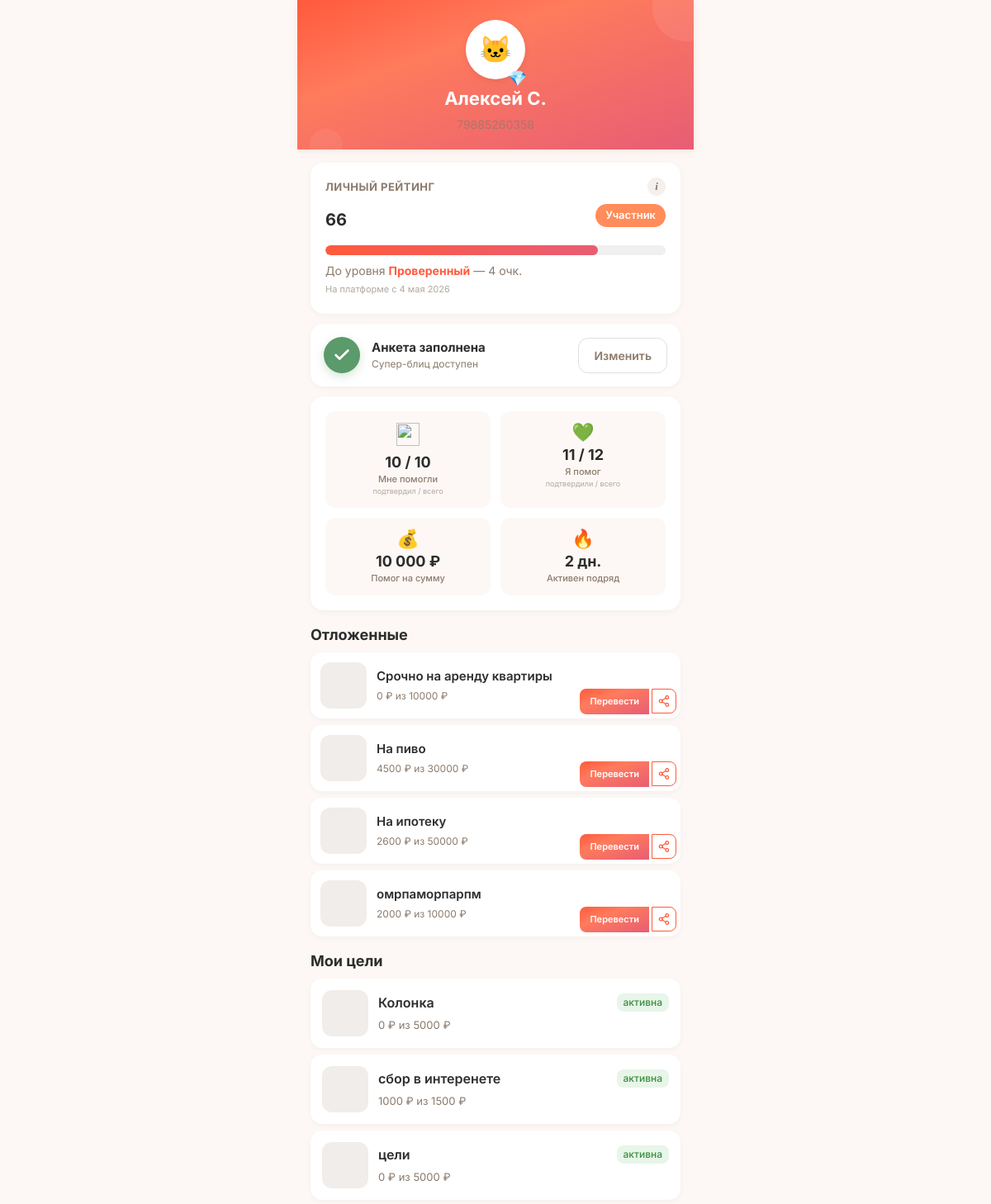
The page /profile (signed in, upper part) on the database as committed earlier.
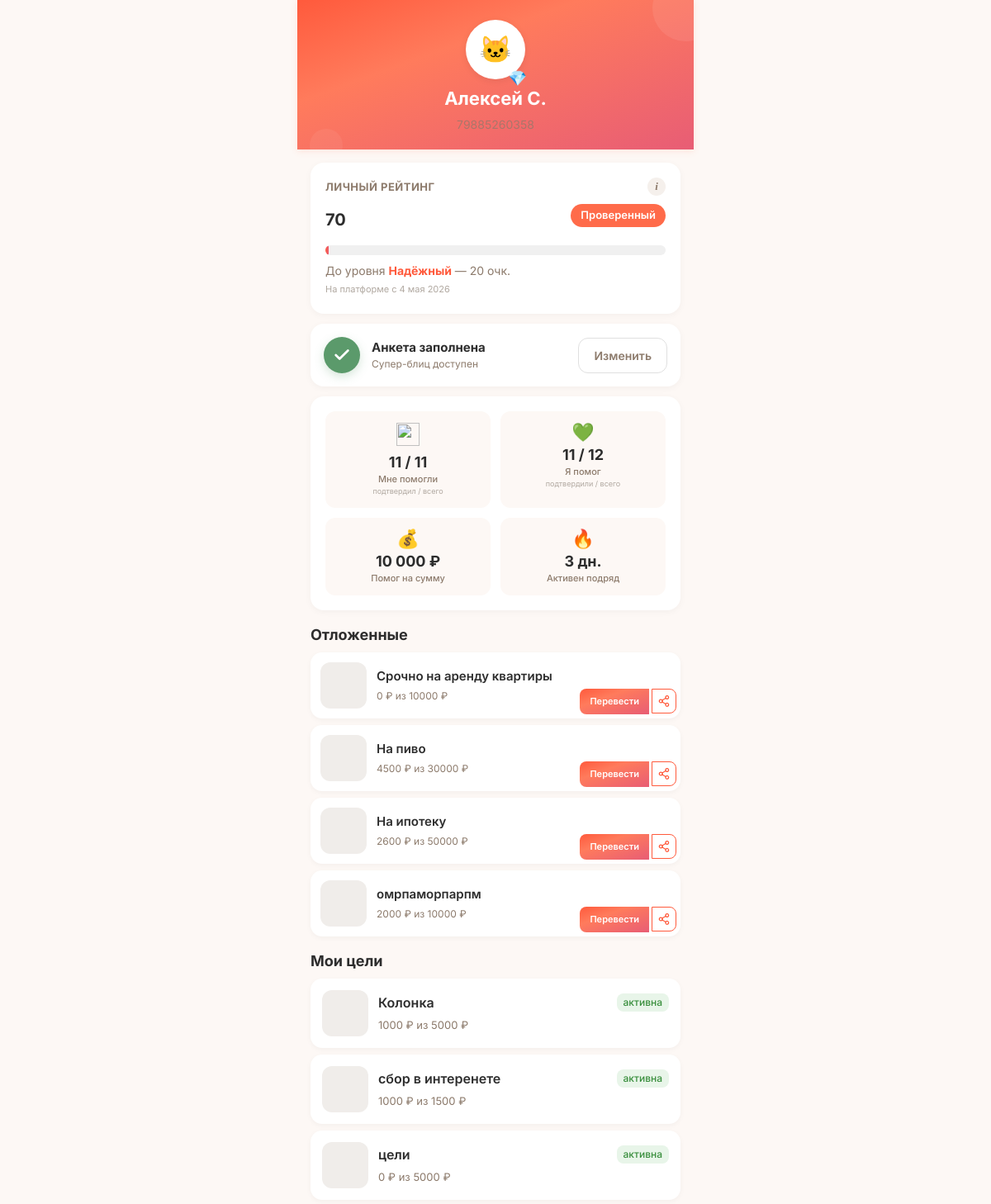
The same page on the database as committed later.
### tables this page shows
CREATE TABLE users (
            id INTEGER PRIMARY KEY AUTOINCREMENT,
            phone TEXT UNIQUE NOT NULL,
            password_hash TEXT NOT NULL,
            email TEXT NULL,
            name TEXT NULL,
            avatar_url TEXT NULL,
            max_id TEXT NULL,
            vk_id TEXT NULL,
            fcm_token TEXT NULL,
            onboarding_passed INTEGER DEFAULT 0,
            rating REAL DEFAULT 0.0,
            rating_level TEXT DEFAULT 'novice',
            confirmations_total INTEGER DEFAULT 0,
            confirmations_approved INTEGER DEFAULT 0,
            confirmations_ignored INTEGER DEFAULT 0,
            donation_streak INTEGER DEFAULT 0,
            goals_helped_close INTEGER DEFAULT 0,
            total_helped_amount REAL DEFAULT 0.00,
            priority_days INTEGER DEFAULT 0,
            circles_of_care INTEGER DEFAULT 0,
            interest_weights TEXT DEFAULT NULL,
            eternal_donation_config TEXT DEFAULT NULL,
            yellow_card_until TEXT NULL,
            is_banned INTEGER DEFAULT 0,
            created_at TEXT DEFAULT (datetime('now'))
        , xp INTEGER DEFAULT 0, xp_level TEXT DEFAULT 'novice', streak_days INTEGER DEFAULT 0, last_action_date TEXT, ip_registered TEXT, author_badge TEXT, trust_score INTEGER DEFAULT 50, trust_level TEXT DEFAULT 'guest', is_admin INTEGER DEFAULT 0, profile_completed INTEGER DEFAULT 0, identity_verified INTEGER DEFAULT 0, city TEXT, region_code TEXT, region_name TEXT, birth_date TEXT, onboarding_step INTEGER DEFAULT 0, identity_verified_at TEXT, identity_doc_path TEXT, identity_selfie_path TEXT);

CREATE TABLE "goals" (
        id INTEGER PRIMARY KEY AUTOINCREMENT,
        user_id INTEGER NOT NULL,
        type TEXT NOT NULL CHECK(type IN ('super_blitz','blitz','serious','urgent','group')),
        title TEXT NOT NULL,
        description TEXT NULL,
        photo_url TEXT NULL,
        amount_goal REAL NOT NULL,
        amount_collected REAL DEFAULT 0.00,
        ends_at TEXT NULL,
        status TEXT DEFAULT 'draft' CHECK(status IN ('draft','active','frozen','completed','failed','lightning_failed','hidden')),
        trial_ends_at TEXT NULL,
        subscription_active_until TEXT NULL,
        last_boosted_at TEXT NULL,
        is_lightning INTEGER DEFAULT 0,
        lightning_started_at TEXT NULL,
        moderation_status TEXT DEFAULT 'pending',
        completion_type TEXT DEFAULT 'organic',
        is_seed INTEGER DEFAULT 0,
        views_count INTEGER DEFAULT 0,
        views_24h INTEGER DEFAULT 0,
        donations_count INTEGER DEFAULT 0,
        donations_24h INTEGER DEFAULT 0,
        created_at TEXT DEFAULT (datetime('now')), photos TEXT, moderation_comment TEXT, moderated_at TEXT, moderated_by INTEGER, resubmission_count INTEGER DEFAULT 0, is_resubmission INTEGER DEFAULT 0, rejection_categories TEXT,
        FOREIGN KEY (user_id) REFERENCES users(id)
    );

### main.py (the view, shortened to what this page needs)
@app.route('/profile')
@login_required
def profile():
    user = get_current_user()
    db = get_db()
    goals = db.execute("SELECT * FROM goals WHERE user_id = ? ORDER BY created_at DESC", (user['id'],)).fetchall()
    received_total = db.execute(
        "SELECT COUNT(*) FROM donations WHERE goal_id IN (SELECT id FROM goals WHERE user_id = ?) AND donor_id IS NOT NULL",
        (user['id'],)
    ).fetchone()[0]
    received_approved = db.execute(
        "SELECT COUNT(*) FROM donations WHERE goal_id IN (SELECT id FROM goals WHERE user_id = ?) AND donor_id IS NOT NULL AND status IN ('recipient_confirmed','completed')",
        (user['id'],)
    ).fetchone()[0]
    sent_total = db.execute(
        "SELECT COUNT(*) FROM donations WHERE donor_id = ?",
        (user['id'],)
    ).fetchone()[0]
    sent_approved = db.execute(
        "SELECT COUNT(*) FROM donations WHERE donor_id = ? AND status IN ('recipient_confirmed','completed')",
        (user['id'],)
    ).fetchone()[0]
    ignored = db.execute(
        "SELECT d.amount_reported, d.donor_confirmed_at, u.phone as donor_phone FROM donations d LEFT JOIN users u ON d.donor_id = u.id WHERE d.goal_id IN (SELECT id FROM goals WHERE user_id = ?) AND d.status = 'donor_confirmed' AND datetime(d.donor_confirmed_at) <= datetime('now', '-24 hours') ORDER BY d.donor_confirmed_at DESC LIMIT 10",
        (user['id'],)
    ).fetchall()
    months = ['января','февраля','марта','апреля','мая','июня','июля','августа','сентября','октября','ноября','декабря']
    ignored_list = []
    liked_goals = db.execute("""
        SELECT g.*, u.name as author_name, u.xp_level as author_level
        FROM likes l
        JOIN goals g ON l.goal_id = g.id
        JOIN users u ON g.user_id = u.id
        WHERE l.user_id = ?
        ORDER BY l.created_at DESC
    """, (user['id'],)).fetchall()
    pass
    return render_template('profile.html',
        user=user,
        goals=goals,
        received_total=received_total,
        received_approved=received_approved,
        sent_total=sent_total,
        sent_approved=sent_approved,
        ignored_donations=ignored_list,
        liked_goals=liked_goals)

### main.py (called while the page is built)
def get_current_user():
    if 'user_id' in session:
        db = get_db()
        try:
            user = db.execute("SELECT * FROM users WHERE id = ?", (session['user_id'],)).fetchone()
            return user
        except:
            return None
    return None

def login_required(f):
    @wraps(f)
    def wrap(*args, **kwargs):
        if 'user_id' not in session:
            flash('Сначала войдите в аккаунт.', 'warning')
            return redirect(url_for('login'))
        return f(*args, **kwargs)
    return wrap

def level_emoji(level_key):
    return LEVEL_EMOJI.get(level_key, '🌱')

def format_date(date_str):
    if not date_str:
        return ''
    try:
        parts = date_str[:10].split('-')
        return f"{int(parts[2])} {MONTHS[int(parts[1])-1]} {parts[0]}"
    except:
        return date_str[:10]

### models.py (called while the page is built)
def _create_connection():
    conn = sqlite3.connect(DATABASE, timeout=30)
    conn.row_factory = sqlite3.Row
    conn.execute("PRAGMA journal_mode=WAL")
    conn.execute("PRAGMA synchronous=NORMAL")
    conn.execute("PRAGMA busy_timeout=30000")
    conn.execute("PRAGMA foreign_keys = ON")
    return conn

### templates/profile.html (shortened to what the changed rows need)
<!DOCTYPE html>
<html lang="ru">
<head>
    <link rel="stylesheet" href="/static/style.css?v=7">
</head>
<body>
    <div class="container">
        <div class="profile-header">
            <div style="position:relative; display:inline-block;">
            <div class="avatar">🐱</div>
            <span style="position:absolute; bottom:-2px; right:-2px; font-size:18px;">
                {{ user.xp_level|level_emoji }}
            </span>
        </div>
            <h1>{{ user.name or 'Аноним' }}</h1>
            <p class="phone">{{ user.phone }}</p>
        </div>
        {% set tp = trust_progress(user.trust_score or 0) %}
        {% set segs = trust_segments(user.trust_score or 0) %}
        <div class="card" style="position:relative;">
            <div class="card-header-row">
                <span class="card-title">Личный рейтинг</span>
                <button class="info-icon" type="button">i</button>
            </div>
            <div class="trust-row">
                <span class="trust-value">{{ user.trust_score or 0 }}</span>
                {% for seg in segs %}{% if seg.is_current %}<span class="level-badge" style="background: {{ seg.color }}; color: white;">{{ seg.name }}</span>{% endif %}{% endfor %}
            </div>
            <div class="rating-bar" onclick="toggleRatingScale()">
                <div class="rating-fill" style="width: {{ tp.progress_pct }}%;"></div>
            </div>
            <p class="trust-next">
                {% if tp.next_name %}
                    До уровня <strong>{{ tp.next_name }}</strong> — {{ tp.points_to_next }} очк.
                {% else %}
                    👑 Максимальный уровень
                {% endif %}
                <span class="trust-since">На платформе с {{ user.created_at|format_date }}</span>
            </p>
        </div>
        <div class="card">
            <div class="stats-grid">
                <a href="/profile/received" class="stats-cell stats-cell-link">
                    <div class="stats-icon"><img src="https://api.iconify.design/reicon/hand-heart.svg?color=%23FF5A3C" width="28" height="28" alt=""></div>
                    <div class="stats-num">{{ received_approved }} / {{ received_total }}</div>
                    <div class="stats-lbl">Мне помогли<br><span class="stats-hint">подтвердил / всего</span></div>
                </a>
                <button type="button" class="stats-cell stats-cell-btn" onclick="openSumModal()">
                    <div class="stats-icon">💰</div>
                    <div class="stats-num">{{ "{:,.0f}".format(user.total_helped_amount or 0).replace(',', ' ') }} ₽</div>
                    <div class="stats-lbl">Помог на сумму</div>
                </button>
                <button type="button" class="stats-cell stats-cell-btn" onclick="openStreakModal()">
                    <div class="stats-icon">🔥</div>
                    <div class="stats-num">{{ user.streak_days or 0 }} дн.</div>
                    <div class="stats-lbl">Активен подряд</div>
                </button>
            </div>
        </div>
        {% if goals %}
            {% for goal in goals %}
            <a class="goal-item" href="/goal/{{ goal.id }}">
                <div class="goal-cover" {% if goal.photo_url %}style="background-image: url('{{ goal.photo_url }}');"{% endif %}></div>
                <div class="goal-info">
                    <div class="top">
                        <span class="title">{{ goal.title }}</span>
                        <span class="status status-{{ goal.status }}">{% if goal.status == 'active' %}активна{% elif goal.status == 'completed' %}завершена{% elif goal.status == 'frozen' %}заморожена{% else %}{{ goal.status }}{% endif %}</span>
                    </div>
                    <div style="font-size:13px;color:#8C7A6B;">
                        {{ "%.0f"|format(goal.amount_collected) }} ₽ из {{ "%.0f"|format(goal.amount_goal) }} ₽
                    </div>
                </div>
            </a>
            {% endfor %}
        {% else %}
            <div class="card" style="text-align:center;">
                <p style="color:#8C7A6B; margin:0;">У вас пока нет целей</p>
            </div>
        {% endif %}
    </div>
</body>
</html>

Rows that differ between the two databases and show on the page:
changed users "Алексей С.": trust_score "66" → "70"; streak_days "2" → "3"
changed goals "Колонка": amount_collected "0" → "1000"
Other text that changed with them:
{{ tp.progress_pct }}: 80 → 0 (drawn)
{{ tp.next_name }}: "Проверенный" → "Надёжный"
{{ tp.points_to_next }}: "4" → "20"
{{ received_approved }}: "10" → "11"
{{ received_total }}: "10" → "11"
new list line: "Проверенный"
list line gone: "Участник"
